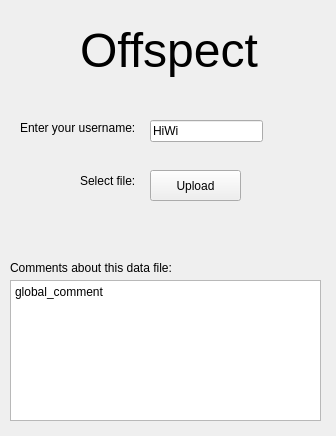
<?xml version="1.0" encoding="UTF-8"?>
<ui version="4.0">
 <class>Form</class>
 <widget class="QWidget" name="Form">
  <property name="geometry">
   <rect>
    <x>0</x>
    <y>0</y>
    <width>336</width>
    <height>436</height>
   </rect>
  </property>
  <property name="windowTitle">
   <string>Form</string>
  </property>
  <widget class="QLabel" name="label">
   <property name="geometry">
    <rect>
     <x>80</x>
     <y>20</y>
     <width>191</width>
     <height>61</height>
    </rect>
   </property>
   <property name="font">
    <font>
     <pointsize>36</pointsize>
    </font>
   </property>
   <property name="text">
    <string>Offspect</string>
   </property>
  </widget>
  <widget class="QLabel" name="user_label">
   <property name="geometry">
    <rect>
     <x>20</x>
     <y>120</y>
     <width>131</width>
     <height>16</height>
    </rect>
   </property>
   <property name="text">
    <string>Enter your username: </string>
   </property>
  </widget>
  <widget class="QLabel" name="user_label_2">
   <property name="geometry">
    <rect>
     <x>80</x>
     <y>170</y>
     <width>71</width>
     <height>21</height>
    </rect>
   </property>
   <property name="text">
    <string>Select file: </string>
   </property>
  </widget>
  <widget class="QPushButton" name="pushButton">
   <property name="geometry">
    <rect>
     <x>150</x>
     <y>170</y>
     <width>91</width>
     <height>31</height>
    </rect>
   </property>
   <property name="text">
    <string>Upload</string>
   </property>
  </widget>
  <widget class="QLineEdit" name="lineEdit">
   <property name="geometry">
    <rect>
     <x>150</x>
     <y>120</y>
     <width>113</width>
     <height>22</height>
    </rect>
   </property>
   <property name="text">
    <string>HiWi</string>
   </property>
  </widget>
  <widget class="QLabel" name="label_2">
   <property name="geometry">
    <rect>
     <x>10</x>
     <y>260</y>
     <width>181</width>
     <height>16</height>
    </rect>
   </property>
   <property name="text">
    <string>Comments about this data file:</string>
   </property>
  </widget>
  <widget class="QPlainTextEdit" name="plainTextEdit">
   <property name="geometry">
    <rect>
     <x>10</x>
     <y>280</y>
     <width>311</width>
     <height>141</height>
    </rect>
   </property>
   <property name="plainText">
    <string>global_comment
</string>
   </property>
  </widget>
 </widget>
 <resources/>
 <connections/>
</ui>
